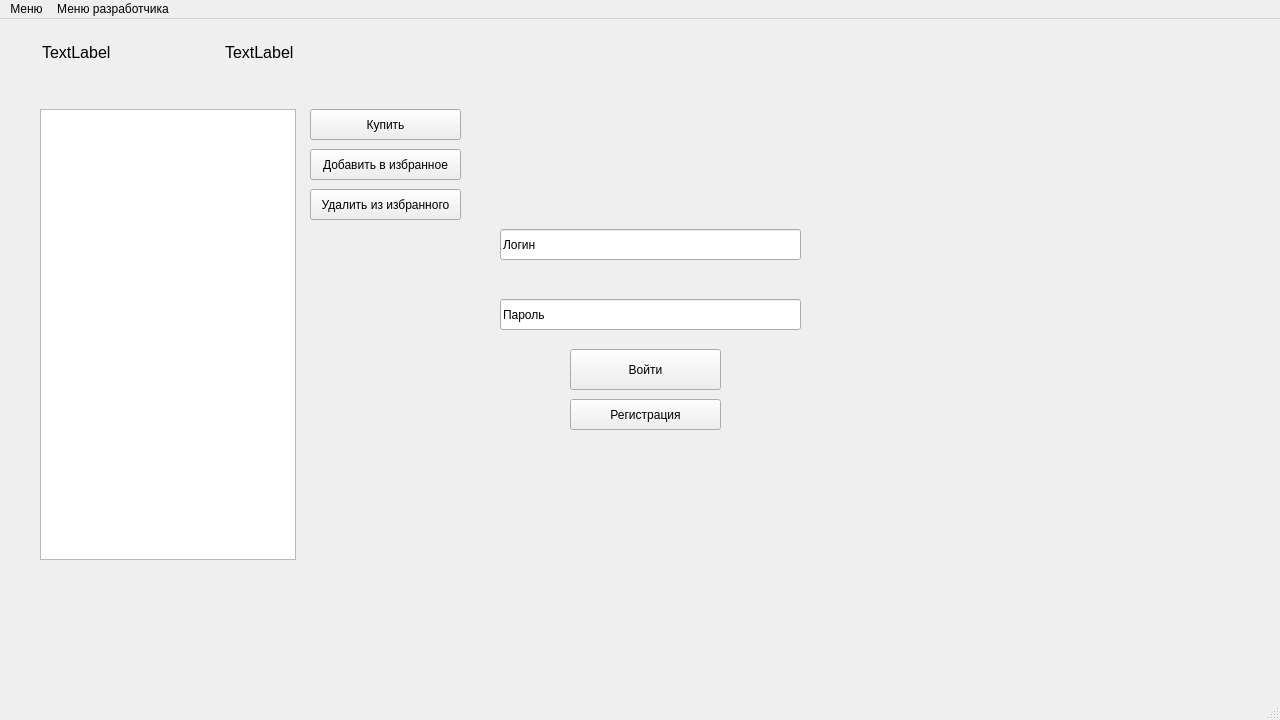
<?xml version="1.0" encoding="UTF-8"?>
<ui version="4.0">
 <class>GameStoreGUIClass</class>
 <widget class="QMainWindow" name="GameStoreGUIClass">
  <property name="geometry">
   <rect>
    <x>0</x>
    <y>0</y>
    <width>1280</width>
    <height>720</height>
   </rect>
  </property>
  <property name="windowTitle">
   <string>GameStoreGUI</string>
  </property>
  <widget class="QWidget" name="centralWidget">
   <widget class="QPushButton" name="btn_Login">
    <property name="geometry">
     <rect>
      <x>570</x>
      <y>330</y>
      <width>151</width>
      <height>41</height>
     </rect>
    </property>
    <property name="text">
     <string>Войти</string>
    </property>
   </widget>
   <widget class="QLineEdit" name="le_UserName">
    <property name="geometry">
     <rect>
      <x>500</x>
      <y>210</y>
      <width>301</width>
      <height>31</height>
     </rect>
    </property>
    <property name="text">
     <string>Логин</string>
    </property>
   </widget>
   <widget class="QLineEdit" name="le_Password">
    <property name="geometry">
     <rect>
      <x>500</x>
      <y>280</y>
      <width>301</width>
      <height>31</height>
     </rect>
    </property>
    <property name="text">
     <string>Пароль</string>
    </property>
   </widget>
   <widget class="QLabel" name="lbl_UserName">
    <property name="geometry">
     <rect>
      <x>42</x>
      <y>21</y>
      <width>88</width>
      <height>24</height>
     </rect>
    </property>
    <property name="font">
     <font>
      <pointsize>12</pointsize>
     </font>
    </property>
    <property name="text">
     <string>TextLabel</string>
    </property>
   </widget>
   <widget class="QLabel" name="lbl_Balance">
    <property name="geometry">
     <rect>
      <x>225</x>
      <y>21</y>
      <width>88</width>
      <height>24</height>
     </rect>
    </property>
    <property name="font">
     <font>
      <pointsize>12</pointsize>
     </font>
    </property>
    <property name="text">
     <string>TextLabel</string>
    </property>
   </widget>
   <widget class="QListWidget" name="lst_Games">
    <property name="geometry">
     <rect>
      <x>40</x>
      <y>90</y>
      <width>256</width>
      <height>451</height>
     </rect>
    </property>
    <property name="font">
     <font>
      <pointsize>8</pointsize>
     </font>
    </property>
   </widget>
   <widget class="QPushButton" name="btn_Registration">
    <property name="geometry">
     <rect>
      <x>570</x>
      <y>380</y>
      <width>151</width>
      <height>31</height>
     </rect>
    </property>
    <property name="text">
     <string>Регистрация</string>
    </property>
   </widget>
   <widget class="QPushButton" name="btn_AddToFavorites">
    <property name="geometry">
     <rect>
      <x>310</x>
      <y>130</y>
      <width>151</width>
      <height>31</height>
     </rect>
    </property>
    <property name="text">
     <string>Добавить в избранное</string>
    </property>
   </widget>
   <widget class="QPushButton" name="btn_Buy">
    <property name="geometry">
     <rect>
      <x>310</x>
      <y>90</y>
      <width>151</width>
      <height>31</height>
     </rect>
    </property>
    <property name="text">
     <string>Купить</string>
    </property>
   </widget>
   <widget class="QPushButton" name="btn_DeleteFromFavorites">
    <property name="geometry">
     <rect>
      <x>310</x>
      <y>170</y>
      <width>151</width>
      <height>31</height>
     </rect>
    </property>
    <property name="text">
     <string>Удалить из избранного</string>
    </property>
   </widget>
  </widget>
  <widget class="QMenuBar" name="menuBar">
   <property name="geometry">
    <rect>
     <x>0</x>
     <y>0</y>
     <width>1280</width>
     <height>26</height>
    </rect>
   </property>
   <widget class="QMenu" name="mnu_menu">
    <property name="title">
     <string>Меню</string>
    </property>
    <addaction name="mnu_show_games"/>
    <addaction name="mnu_show_favorites"/>
    <addaction name="mnu_show_store"/>
    <addaction name="mnu_present"/>
    <addaction name="mnu_update_balance"/>
   </widget>
   <widget class="QMenu" name="menu">
    <property name="title">
     <string>Меню разработчика</string>
    </property>
    <addaction name="mnu_create_game"/>
    <addaction name="mnu_update_game"/>
    <addaction name="mnu_update_file"/>
   </widget>
   <addaction name="mnu_menu"/>
   <addaction name="menu"/>
  </widget>
  <widget class="QStatusBar" name="statusBar"/>
  <action name="mnu_show_games">
   <property name="text">
    <string>Игры</string>
   </property>
  </action>
  <action name="mnu_show_favorites">
   <property name="text">
    <string>Избранное</string>
   </property>
  </action>
  <action name="mnu_show_store">
   <property name="text">
    <string>Магазин</string>
   </property>
  </action>
  <action name="mnu_create_game">
   <property name="text">
    <string>Добавить игру</string>
   </property>
  </action>
  <action name="mnu_update_game">
   <property name="text">
    <string>Изменить игру</string>
   </property>
  </action>
  <action name="mnu_update_file">
   <property name="text">
    <string>Добавить файлы игры</string>
   </property>
  </action>
  <action name="mnu_present">
   <property name="text">
    <string>Подарить игру</string>
   </property>
  </action>
  <action name="mnu_update_balance">
   <property name="text">
    <string>Пополнить баланс</string>
   </property>
  </action>
 </widget>
 <layoutdefault spacing="6" margin="11"/>
 <resources>
  <include location="GameStoreGUI.qrc"/>
 </resources>
 <connections/>
</ui>
